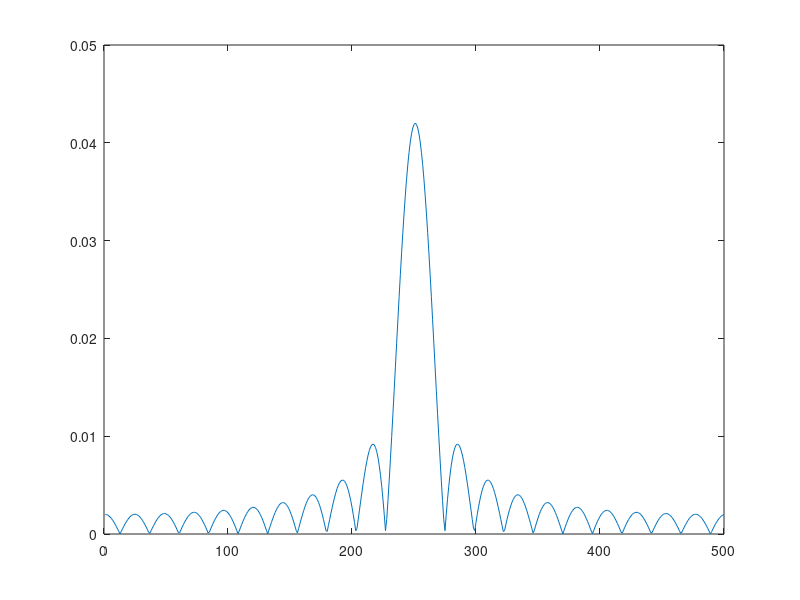

MATLAB code for this plot:
%CO32 
%Fourier Optics
%Discrete Fourier Transform (DFT)
%Fotios Ioannis Giasemis
%Part 3

clear all;

N=250; 
If=zeros(1,500);
Rf=zeros(1,500);

for i=240:260;
    Rf(1,i)=Rf(1,i)+1;
end

S1=0; S2=0;
   

for i=(-N):(N-1)
    s1=0; s2=0;
    for j=(-N):(N-1)
    s1=s1+Rf(1,j+N+1)*cos(-pi*j*i/N)-If(1,j+N+1)*sin(-pi*j*i/N);
    s2=s2+Rf(1,j+N+1)*sin(-pi*j*i/N)-If(1,j+N+1)*cos(-pi*j*i/N);
    end
    RF(1,i+N+1)=1/(2*N)*s1;
    IF(1,i+N+1)=1/(2*N)*s2;
    
end
x=1:500;amp=sqrt(RF.^2+IF.^2);
figure
plot(x,amp)

